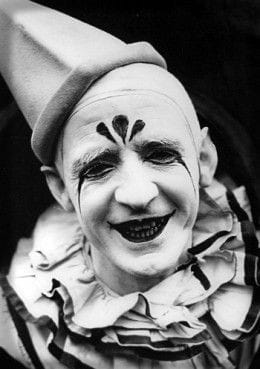
#> input picture badut1.jpg, 260 x 369 px
$ jupyter execute 'Gray Level Slicing.ipynb'   (shell and % lines are left out)
#> lines starting #> are read from the running program, lines starting #| are printed output that depends on the picture; after the words box and inside, x2 and y2 are one past the last pixel; in counts of white or black regions, pixels touching at a corner belong together
[cell 1]
import cv2 #mengimpor gambar
import numpy as np # data dalam bentuk array
from skimage import data #menggunakan modul data yang disediakan oleh pustaka skimage
import matplotlib.pyplot as plt #grafik

[cell 2]
img = cv2.imread ("badut1.jpg", cv2.IMREAD_GRAYSCALE) #mengubah gambar menjadi abu abu
#> img is the input picture: shape (369, 260); min 0, max 255, mean 115.4

row, column = img.shape #untuk mendapatkan dimensi (jumlah baris dan kolom) dari suatu citra atau gambar yang direpresentasikan oleh variabel img
#> row = 369; column = 260

img1 = np.zeros((row,column),dtype = 'uint8') # untuk membuat array Numpy dua dimensi yang berukuran row x column dengan tipe data uint8


min_range = 10
max_range = 60


for i in range(row): #Melakukan iterasi pada setiap pixel gambar
    for j in range(column):
        if img[i,j]>min_range and img[i,j]<max_range: #untuk melakukan pengujian kondisi pada nilai piksel tertentu dalam gambar yang direpresentasikan oleh variabel img
            img1[i,j] = 255
        else:
            img1[i,j] = 0
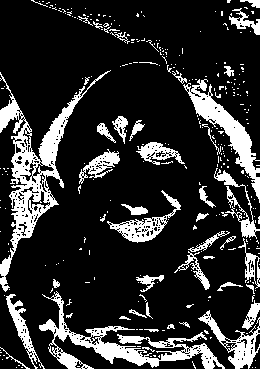
#> img1: shape (369, 260); 18.4% white; 310 white regions (266 under 20 px), largest, box (x1, y1, x2, y2) and area: (0, 70, 111, 292) 4271, (39, 291, 225, 369) 3185, (183, 79, 260, 203) 2020

[cell 3]
fig, axes = plt.subplots(2, 2, figsize=(12, 12)) #membuat gambar dengan multiple subplot (subgambar) dalam satu tampilan
ax = axes.ravel() #untuk meratakan (flatten) objek array axes menjadi array satu dimensi yang disimpan dalam variabel ax

ax[0].imshow(img, cmap=plt.cm.gray) #untuk menampilkan gambar (image) img pada sumbu (axis) indeks ke-0 dari objek axes. Gambar ditampilkan dalam skala abu-abu (grayscale)
ax[0].set_title("Citra Input") #judul
ax[1].hist(img.ravel(), bins=256) # untuk membuat histogram dari gambar img dan menampilkannya pada sumbu (axis) indeks ke-1 dari objek axes
ax[1].set_title('Histogram Input') #judul

ax[2].imshow(img1, cmap=plt.cm.gray)
ax[2].set_title("Citra Output")
ax[3].hist(img1.ravel(), bins=256)
ax[3].set_title('Histogram Output')
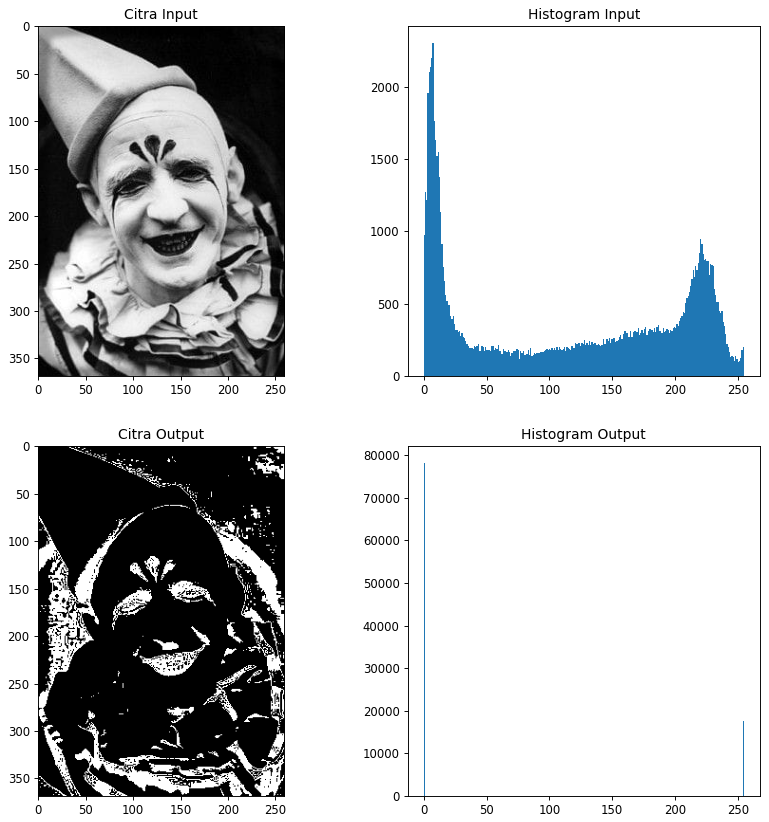
#> figure drawn by matplotlib, 4 panels; panel 2: tallest bar 2305 high, from x = 6.97 to 7.97; panel 4: tallest bar 78258 high, from x = 0 to 0.996
